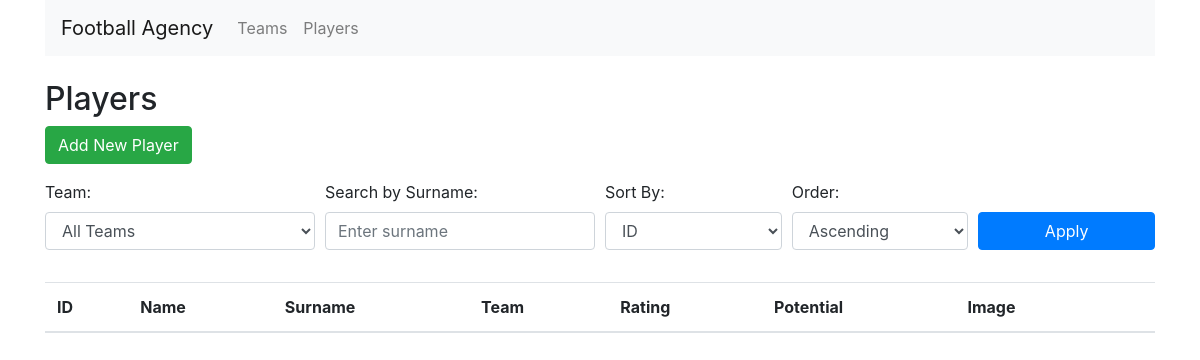
The app's page /football_agency/players/, older data.
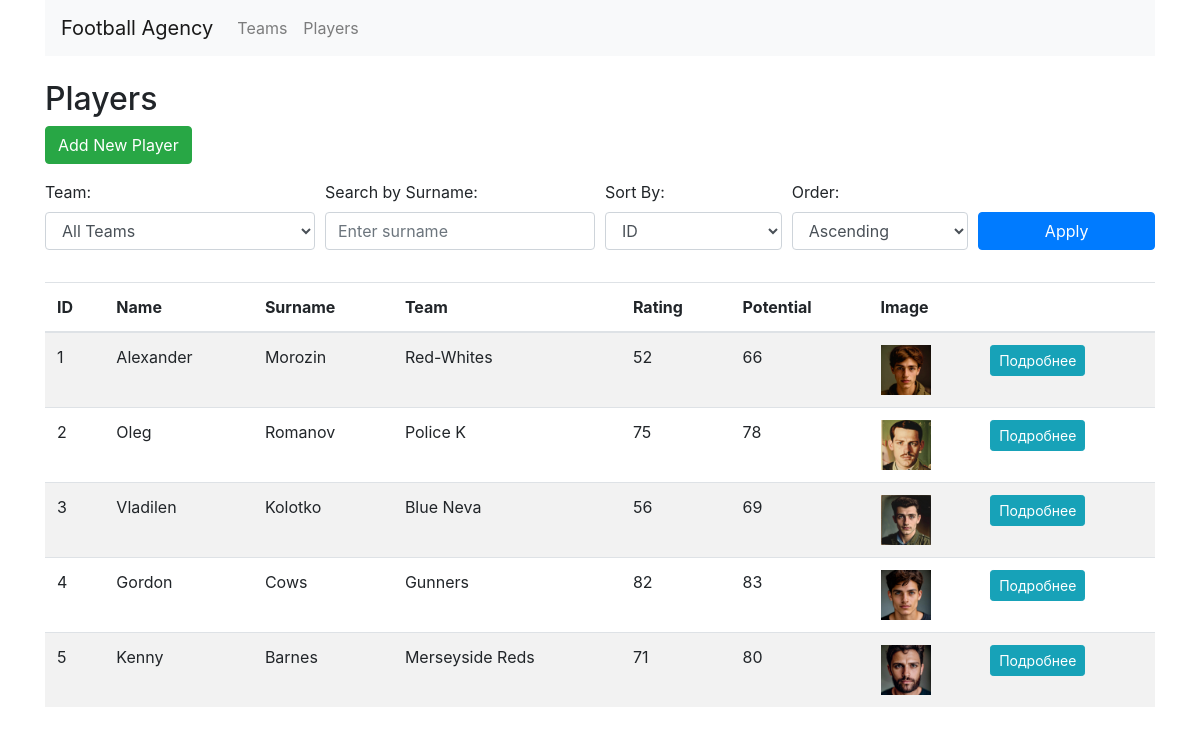
The same page, newer data.
### football_agency/models.py (models this page shows, shortened)
class Player(models.Model):
    name = models.CharField(max_length=100)
    surname = models.CharField(max_length=100)
    age = models.IntegerField()
    nation = models.CharField(max_length=100)
    position = models.CharField(max_length=50)
    rating = models.IntegerField()
    potential = models.IntegerField()
    mood = models.IntegerField()
    player_image = models.ImageField(upload_to='player_images/', null=True, blank=True)
    id_team = models.ForeignKey(Team, on_delete=models.SET_NULL, null=True, blank=True)

class Team(models.Model):
    team_name = models.CharField(max_length=100)
    country = models.CharField(max_length=100)
    team_image = models.ImageField(upload_to='team_images/', null=True, blank=True)

### football_agency/views.py (the view)
# urls.py: path('players/', views.player_list, name='player_list'),
def player_list(request):
    players = Player.objects.all()
    teams = Team.objects.all()
    sort = request.GET.get('sort', 'id')  # по умолчанию сортируем по 'id'
    direction = request.GET.get('direction', 'asc')  # по умолчанию - по возрастанию
    team = request.GET.get('team')
    search = request.GET.get('search', '')
    if team:
        players = players.filter(id_team__id=team)
    if search:
        players = players.filter(surname__icontains=search)
    if direction == 'desc':
        sort = f'-{sort}'
    players = players.order_by(sort)
    return render(request, 'football_agency/player_list.html', {
        'players': players,
        'teams': teams,
    })

### football_agency/templates/football_agency/player_list.html (shortened to what this page needs)
{% extends 'football_agency/base.html' %}
{% block content %}
<h2>Players</h2>
<a href="{% url 'create_player' %}" class="btn btn-success mb-3">Add New Player</a>
<form method="get" class="mb-3">
    <div class="form-row align-items-end">
        <div class="form-group col-md-3">
            <label for="team">Team:</label>
            <select name="team" id="team" class="form-control">
                <option value="">All Teams</option>
            </select>
        </div>
        <div class="form-group col-md-3">
            <label for="search">Search by Surname:</label>
            <input type="text" name="search" id="search" class="form-control" placeholder="Enter surname" value="{{ request.GET.search }}">
        </div>
        <div class="form-group col-md-2">
            <label for="sort">Sort By:</label>
            <select name="sort" id="sort" class="form-control">
                <option value="id" {% if request.GET.sort == 'id' %}selected{% endif %}>ID</option>
            </select>
        </div>
        <div class="form-group col-md-2">
            <label for="direction">Order:</label>
            <select name="direction" id="direction" class="form-control">
                <option value="asc" {% if request.GET.direction == 'asc' %}selected{% endif %}>Ascending</option>
            </select>
        </div>
        <div class="form-group col-md-2">
            <button type="submit" class="btn btn-primary btn-block">Apply</button>
        </div>
    </div>
</form>
<table class="table table-striped">
    <thead>
        <tr>
            <th>ID</th>
            <th>Name</th>
            <th>Surname</th>
            <th>Team</th>
            <th>Rating</th>
            <th>Potential</th>
            <th>Image</th>
            <th></th>
        </tr>
    </thead>
    <tbody>
        {% for player in players %}
        <tr>
            <td>{{ player.id }}</td>
            <td>{{ player.name }}</td>
            <td>{{ player.surname }}</td>
            <td>{{ player.id_team.team_name }}</td>
            <td>{{ player.rating }}</td>
            <td>{{ player.potential }}</td>
            <td><img src="{{ player.player_image.url }}" alt="{{ player.name }}" width="50"></td>
            <td><a href="{% url 'player_detail' player.id %}" class="btn btn-info btn-sm">Подробнее</a></td>
        </tr>
        {% endfor %}
    </tbody>
</table>
{% endblock %}

Row changes from the older to the newer data that the page shows:
added Player: id "1", name "Alexander", surname "Morozin", id_team.team_name "Red-Whites", rating "52", potential "66", player_image (picture)
added Player: id "2", name "Oleg", surname "Romanov", id_team.team_name "Police K", rating "75", potential "78", player_image (picture)
added Player: id "3", name "Vladilen", surname "Kolotko", id_team.team_name "Blue Neva", rating "56", potential "69", player_image (picture)
added Player: id "4", name "Gordon", surname "Cows", id_team.team_name "Gunners", rating "82", potential "83", player_image (picture)
added Player: id "5", name "Kenny", surname "Barnes", id_team.team_name "Merseyside Reds", rating "71", potential "80", player_image (picture)
